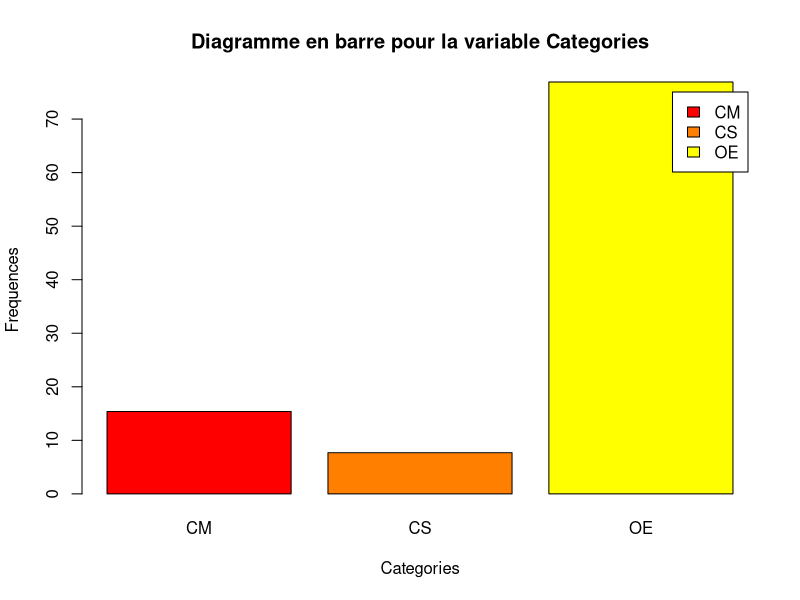
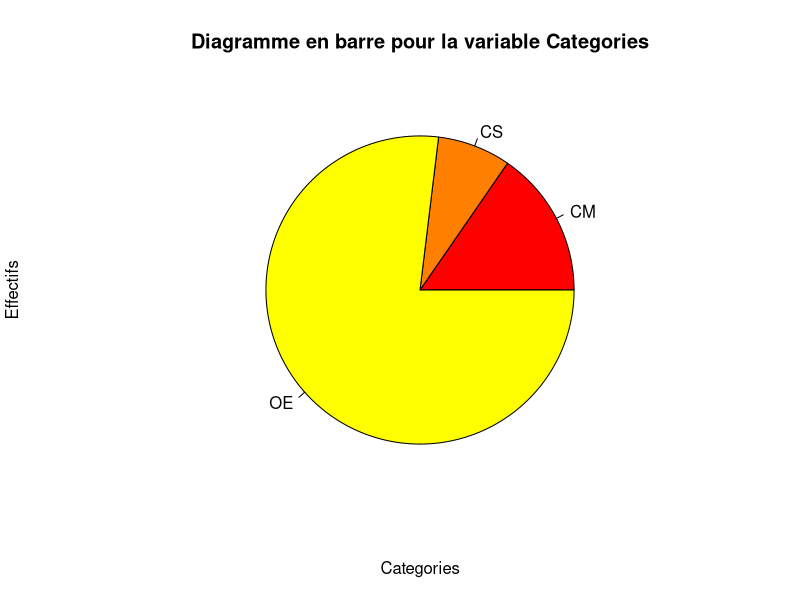
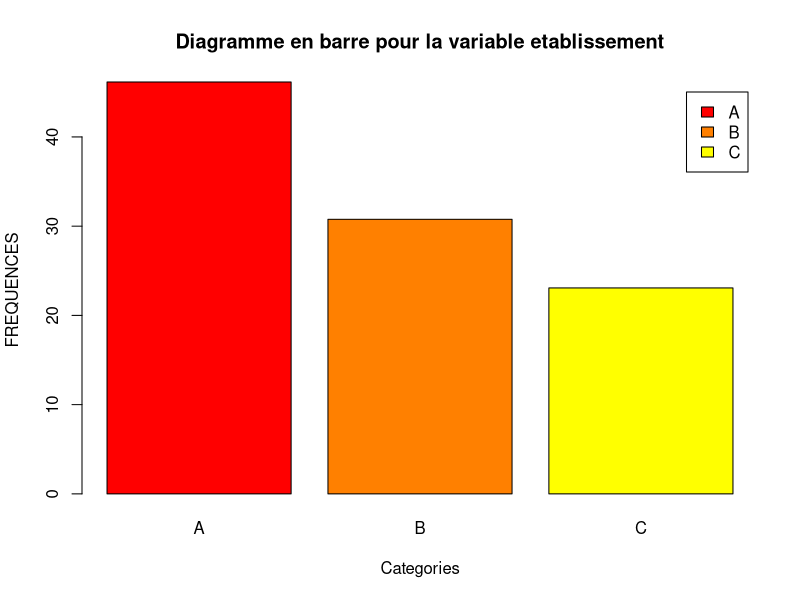
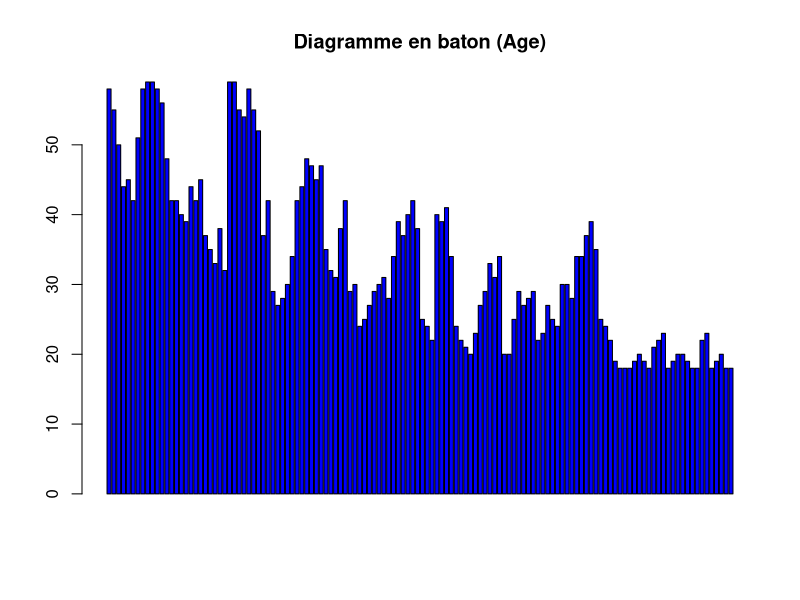
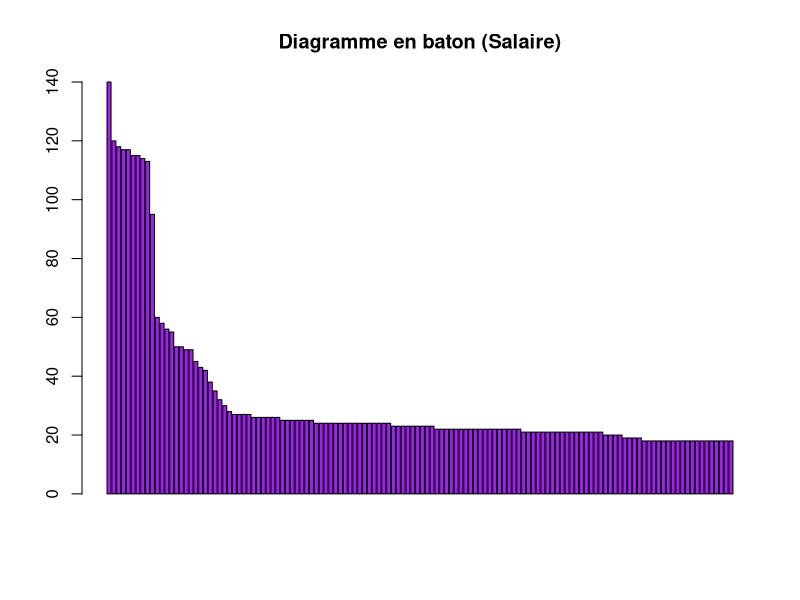
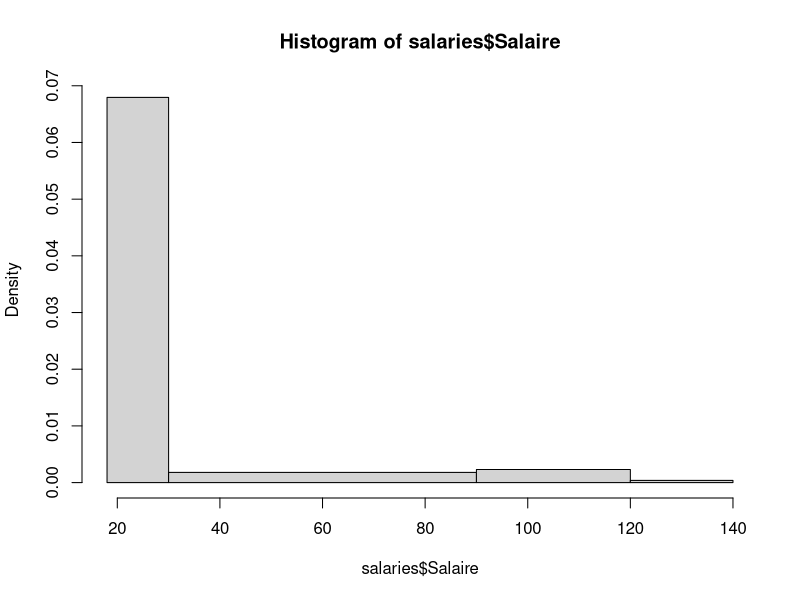

Reproduce these figures in R, in order.
#Jeu de donn?es : SalariesData


salaries<-read.table('SalariesData.csv',header=TRUE,sep=';')
summary(salaries)
###########################################################

# 1-
mean(salaries$Salaire) # Salaire moyenne
median(salaries$Salaire) # Mediane = 23, c-a-dire 50% des salari?s ont un salaire inferieur ? 23
# La diff?rence entre salaire moyen et m?dian est due aux tr?s gros salaires des cadres sup?rieurs.

###########################################################

# 2- Pour calculer les quartiles

quantile(salaries$Salaire) # Donne tous les quantiles

# Le quantile 0%=18, c a dire il ya 0% des employ?s ou aucun employ? a un salaire inferieur a 18, c'est le minim de salaire alors
#Q1 =21, il ya 25% des employ?s qui ont un salaire inferieure ou egale ? 21
#le quantile 100%= 140, c a dire tous les employes ont salaire inf ou egale a 140, donc c le salaire maximal


# Deuxieme methode pour avoir juste un quantile precise 

Q1=quantile(salaries$Salaire) [2]  # pour demander juste lePremier quantile, qui correspond a la deuxieme valeur de 
# quantiles donn?s par le commande quantile(salaries$Salaire)

Q2=quantile(salaries$Salaire) [3]  #deuxieme quantile ou Mediane

Q3=quantile(salaries$Salaire) [4]  #Troisime quantile



# Troisieme m?thode

Q=quantile(salaries$Salaire,prob=c(0.25,0.5,0.75))
Q

# Pour
D

#Interpretation decile : D1=x, c'a dire il ya 10% des employ?s qui ont un salaire inferrieur a x'

# Ou on peut faire les deux ensembles 

DC=quantile(salaries$Salaire,prob=c(0.1,0.25,0.5,0.75,0.9))
DC

D1=quantile(salaries$Salaire,prob=c(0.8)) # pour clculer premier decile tout seul

#Interpretation decile : D1=18, c'a dire il ya 10% des employ?s qui ont un salaire inferrieur a 18

# Ou on peut faire les deux ensembles 

#D9=55.1, c'a dire il ya 90% des employ?s qui ont un salaire inferrieur a 55.1

# Ou on peut faire les deux ensembles 

############################################################################################

# 3- Les dirigeants metteraient en avant les quartiles qui masquent les ?carts de salaire,
#alors que les salari?s parleraient des deciles.

###########################################################################################################

# 4-  Pour donner le table des effectifs, on utlise la commande table

eff.etablis=table(salaries$Etablissement)
eff.etablis
eff.catego=table(salaries$Categorie)
eff.catego
# Pour donner table de frequences, on calcule effectif total avec commnde SUM, on peut faire

total=sum(eff.etablis)

#ou ( car ils ont meme effectif total )

total=sum(eff.catego) 

# donc tablea des frequences ( Rappel: freq(i)=eff(i)/effec total)*100 )

freq.etablis=table(salaries$Etablissement)/total * 100
freq.etablis
freq.catego=table(salaries$Categorie)/total * 100
freq.catego

prop.table(eff.etablis)*100 # freq en pourcantage

# Representation adapt?es : les deux variables sont de types quali, on fait diag en barre et diag circulaire
# On peut les tracer avec les effectifs ou avec les frequences
# Avec les effectifs, on utilise les effectifs calcul?s avec fonction (table)


barplot(freq.catego,main="Diagramme en barre pour la variable Categories",xlab ='Categories',ylab='Frequences',col=heat.colors(3),legend.text = TRUE )

pie(freq.catego,main="Diagramme en barre pour la variable Categories",xlab ='Categories',ylab='Effectifs',col=heat.colors(3) )


# Avec les frequences, on utilise les frequences calcul?s qu'on a deja calcul? 

barplot(freq.etablis,main="Diagramme en barre pour la variable etablissement",xlab ='Categories',ylab='FREQUENCES',col=heat.colors(3),legend.text = TRUE )
x11() # Ouvre nouveau fenetre et trace le prochaine representation sur ce fenetre

# main = pour definir le titre du diagramme 
#xlab= pour nommer les axes des abcisses
#ylab = pour nommer les axes des ordonn?s
#col : pour choisir le couleur, je opeux dire encore col=heat.colors(3) si je veux que les couleurs soit differents

########################################################

# 5- Salaire et age deux variables discrete ici, on represente souvent par diag en baton

barplot(salaries$Age,main="Diagramme en baton (Age)",col='blue')
barplot(salaries$Salaire,main="Diagramme en baton (Salaire)",col='purple')

# Comme on a trop des valeurs dans chaque serie, alors les representations par un diagramme en baton est pas adapt?s
# alors, il faut regrouper les donn?es par des classes .


###################################################################################

h=hist(salaries$Salaire,breaks=c(18,30,90,120,140))$counts # $counts pour obtenir l'effectif de chaque classe
h # Pour que R renvoie l'efectif de chaque classe

sum(h) # commnde sum fait sommation de tous les elements de h et donne du coup l'effectif total, ici 130
C1=(18+30)/2 # Centre du premier classe [18,30[, 
C2=(30+90)/2  # Centre du deuxieme classe [30,90[
C3=(90+120)/2
C4=(120+140)/2
#h c'est l'effectif de tous les classes
#h[i] c'est l'effectif du classe i

moyenne=(C1*h[1]+C2*h[2]+C3*h[3]+C4*h[4])/130 
moyenne

#Comparer moyenne obtenu pour donn?es regroup? et donn?es initiale

mean(salaries$Salaire) # Moyenne de la variable initiale avant regrouper les donnes

# On peut remarquer qu'on a pas meme moyenne, c'est ? dire on a de perte d'information.




